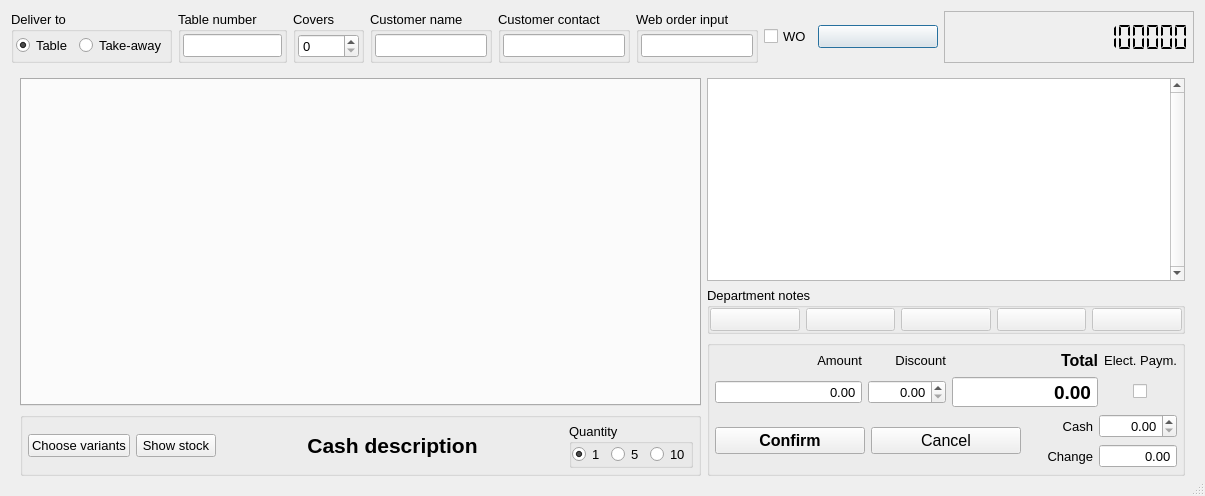
<?xml version="1.0" encoding="UTF-8"?>
<ui version="4.0">
 <author>Paolo De Stefani</author>
 <class>OrderDialog0</class>
 <widget class="QDialog" name="OrderDialog0">
  <property name="windowModality">
   <enum>Qt::WindowModality::NonModal</enum>
  </property>
  <property name="geometry">
   <rect>
    <x>0</x>
    <y>0</y>
    <width>1133</width>
    <height>496</height>
   </rect>
  </property>
  <property name="font">
   <font>
    <pointsize>10</pointsize>
   </font>
  </property>
  <property name="windowTitle">
   <string>Order dialog</string>
  </property>
  <property name="sizeGripEnabled">
   <bool>true</bool>
  </property>
  <layout class="QVBoxLayout" name="verticalLayout_15">
   <item>
    <layout class="QVBoxLayout" name="verticalLayout_14">
     <item>
      <layout class="QHBoxLayout" name="horizontalLayout_4">
       <item>
        <widget class="QGroupBox" name="groupBoxDeliver">
         <property name="title">
          <string>Deliver to</string>
         </property>
         <property name="flat">
          <bool>false</bool>
         </property>
         <layout class="QVBoxLayout" name="verticalLayout_6">
          <property name="leftMargin">
           <number>2</number>
          </property>
          <property name="topMargin">
           <number>2</number>
          </property>
          <property name="rightMargin">
           <number>2</number>
          </property>
          <property name="bottomMargin">
           <number>2</number>
          </property>
          <item>
           <layout class="QHBoxLayout" name="horizontalLayout_2">
            <item>
             <widget class="QRadioButton" name="radioButtonTable">
              <property name="text">
               <string>Table</string>
              </property>
              <property name="checked">
               <bool>true</bool>
              </property>
             </widget>
            </item>
            <item>
             <widget class="QRadioButton" name="radioButtonTakeAway">
              <property name="text">
               <string>Take-away</string>
              </property>
             </widget>
            </item>
           </layout>
          </item>
         </layout>
        </widget>
       </item>
       <item>
        <widget class="QGroupBox" name="groupBoxTableNum">
         <property name="title">
          <string>Table number</string>
         </property>
         <property name="flat">
          <bool>false</bool>
         </property>
         <layout class="QVBoxLayout" name="verticalLayout_8">
          <property name="leftMargin">
           <number>2</number>
          </property>
          <property name="topMargin">
           <number>2</number>
          </property>
          <property name="rightMargin">
           <number>2</number>
          </property>
          <property name="bottomMargin">
           <number>2</number>
          </property>
          <item>
           <widget class="QLineEdit" name="lineEditTable">
            <property name="inputMask">
             <string/>
            </property>
           </widget>
          </item>
         </layout>
        </widget>
       </item>
       <item>
        <widget class="QGroupBox" name="groupBoxCovers">
         <property name="title">
          <string>Covers</string>
         </property>
         <property name="flat">
          <bool>false</bool>
         </property>
         <layout class="QVBoxLayout" name="verticalLayout_9">
          <property name="leftMargin">
           <number>2</number>
          </property>
          <property name="topMargin">
           <number>2</number>
          </property>
          <property name="rightMargin">
           <number>2</number>
          </property>
          <property name="bottomMargin">
           <number>2</number>
          </property>
          <item>
           <widget class="QSpinBox" name="spinBoxCovers">
            <property name="minimum">
             <number>0</number>
            </property>
            <property name="maximum">
             <number>999</number>
            </property>
           </widget>
          </item>
         </layout>
        </widget>
       </item>
       <item>
        <widget class="QGroupBox" name="groupBoxCustomerName">
         <property name="title">
          <string>Customer name</string>
         </property>
         <property name="flat">
          <bool>false</bool>
         </property>
         <layout class="QVBoxLayout" name="verticalLayout_10">
          <property name="leftMargin">
           <number>2</number>
          </property>
          <property name="topMargin">
           <number>2</number>
          </property>
          <property name="rightMargin">
           <number>2</number>
          </property>
          <property name="bottomMargin">
           <number>2</number>
          </property>
          <item>
           <widget class="QLineEdit" name="lineEditCustomerName"/>
          </item>
         </layout>
        </widget>
       </item>
       <item>
        <widget class="QGroupBox" name="groupBoxCustomerContact">
         <property name="title">
          <string>Customer contact</string>
         </property>
         <property name="flat">
          <bool>false</bool>
         </property>
         <layout class="QVBoxLayout" name="verticalLayout_17">
          <property name="leftMargin">
           <number>2</number>
          </property>
          <property name="topMargin">
           <number>2</number>
          </property>
          <property name="rightMargin">
           <number>2</number>
          </property>
          <property name="bottomMargin">
           <number>2</number>
          </property>
          <item>
           <widget class="QLineEdit" name="lineEditCustomerContact"/>
          </item>
         </layout>
        </widget>
       </item>
       <item>
        <widget class="QGroupBox" name="groupBoxWebOrderInput">
         <property name="title">
          <string>Web order input</string>
         </property>
         <property name="flat">
          <bool>false</bool>
         </property>
         <layout class="QVBoxLayout" name="verticalLayout_11">
          <property name="leftMargin">
           <number>2</number>
          </property>
          <property name="topMargin">
           <number>2</number>
          </property>
          <property name="rightMargin">
           <number>2</number>
          </property>
          <property name="bottomMargin">
           <number>2</number>
          </property>
          <item>
           <widget class="QLineEdit" name="lineEditBarCode">
            <property name="toolTip">
             <string>Press Ctrl+F11 to set focus here</string>
            </property>
           </widget>
          </item>
         </layout>
        </widget>
       </item>
       <item>
        <widget class="QCheckBox" name="checkBoxWebOrder">
         <property name="enabled">
          <bool>true</bool>
         </property>
         <property name="focusPolicy">
          <enum>Qt::FocusPolicy::StrongFocus</enum>
         </property>
         <property name="toolTip">
          <string>Checked if this order was imported from an web order QRC or number</string>
         </property>
         <property name="layoutDirection">
          <enum>Qt::LayoutDirection::LeftToRight</enum>
         </property>
         <property name="text">
          <string>WO</string>
         </property>
        </widget>
       </item>
       <item>
        <widget class="QPushButton" name="pushButtonTablesSwitch">
         <property name="sizePolicy">
          <sizepolicy hsizetype="Minimum" vsizetype="Fixed">
           <horstretch>0</horstretch>
           <verstretch>0</verstretch>
          </sizepolicy>
         </property>
         <property name="minimumSize">
          <size>
           <width>120</width>
           <height>0</height>
          </size>
         </property>
         <property name="styleSheet">
          <string notr="true">text-align: left</string>
         </property>
         <property name="iconSize">
          <size>
           <width>48</width>
           <height>48</height>
          </size>
         </property>
         <property name="flat">
          <bool>false</bool>
         </property>
        </widget>
       </item>
       <item>
        <widget class="QLCDNumber" name="lcdNumberTime">
         <property name="sizePolicy">
          <sizepolicy hsizetype="Minimum" vsizetype="Minimum">
           <horstretch>0</horstretch>
           <verstretch>0</verstretch>
          </sizepolicy>
         </property>
         <property name="minimumSize">
          <size>
           <width>250</width>
           <height>0</height>
          </size>
         </property>
         <property name="toolTip">
          <string>Press Ctrl+F12 to change date and time</string>
         </property>
         <property name="frameShape">
          <enum>QFrame::Shape::StyledPanel</enum>
         </property>
         <property name="smallDecimalPoint">
          <bool>false</bool>
         </property>
         <property name="digitCount">
          <number>17</number>
         </property>
         <property name="mode">
          <enum>QLCDNumber::Mode::Dec</enum>
         </property>
         <property name="segmentStyle">
          <enum>QLCDNumber::SegmentStyle::Flat</enum>
         </property>
         <property name="value" stdset="0">
          <double>12345678901234568.000000000000000</double>
         </property>
        </widget>
       </item>
      </layout>
     </item>
     <item>
      <widget class="QStackedWidget" name="stackedWidgetTableOrder">
       <property name="currentIndex">
        <number>0</number>
       </property>
       <widget class="QWidget" name="Order">
        <layout class="QHBoxLayout" name="horizontalLayout_7">
         <item>
          <layout class="QVBoxLayout" name="verticalLayout_12">
           <item>
            <widget class="QTabWidget" name="tabWidgetList">
             <property name="sizePolicy">
              <sizepolicy hsizetype="Expanding" vsizetype="Expanding">
               <horstretch>0</horstretch>
               <verstretch>0</verstretch>
              </sizepolicy>
             </property>
             <property name="minimumSize">
              <size>
               <width>0</width>
               <height>0</height>
              </size>
             </property>
             <property name="font">
              <font>
               <pointsize>14</pointsize>
               <bold>true</bold>
              </font>
             </property>
             <property name="tabPosition">
              <enum>QTabWidget::TabPosition::North</enum>
             </property>
             <property name="currentIndex">
              <number>-1</number>
             </property>
             <property name="elideMode">
              <enum>Qt::TextElideMode::ElideRight</enum>
             </property>
             <property name="tabsClosable">
              <bool>false</bool>
             </property>
            </widget>
           </item>
           <item>
            <widget class="QGroupBox" name="groupBox_10">
             <property name="title">
              <string/>
             </property>
             <property name="flat">
              <bool>false</bool>
             </property>
             <layout class="QVBoxLayout" name="verticalLayout_2">
              <property name="leftMargin">
               <number>5</number>
              </property>
              <property name="topMargin">
               <number>5</number>
              </property>
              <property name="rightMargin">
               <number>5</number>
              </property>
              <property name="bottomMargin">
               <number>5</number>
              </property>
              <item>
               <layout class="QHBoxLayout" name="horizontalLayout_3">
                <item>
                 <widget class="QPushButton" name="pushButtonVariants">
                  <property name="text">
                   <string>Choose variants</string>
                  </property>
                  <property name="iconSize">
                   <size>
                    <width>24</width>
                    <height>24</height>
                   </size>
                  </property>
                  <property name="checkable">
                   <bool>true</bool>
                  </property>
                 </widget>
                </item>
                <item>
                 <widget class="QPushButton" name="pushButtonShowLevel">
                  <property name="text">
                   <string>Show stock</string>
                  </property>
                  <property name="iconSize">
                   <size>
                    <width>24</width>
                    <height>24</height>
                   </size>
                  </property>
                  <property name="checkable">
                   <bool>true</bool>
                  </property>
                 </widget>
                </item>
                <item>
                 <spacer name="horizontalSpacer">
                  <property name="orientation">
                   <enum>Qt::Orientation::Horizontal</enum>
                  </property>
                  <property name="sizeHint" stdset="0">
                   <size>
                    <width>40</width>
                    <height>20</height>
                   </size>
                  </property>
                 </spacer>
                </item>
                <item>
                 <widget class="QLabel" name="labelCashDeskDescription">
                  <property name="font">
                   <font>
                    <pointsize>16</pointsize>
                    <bold>true</bold>
                   </font>
                  </property>
                  <property name="text">
                   <string>Cash description</string>
                  </property>
                  <property name="alignment">
                   <set>Qt::AlignmentFlag::AlignCenter</set>
                  </property>
                 </widget>
                </item>
                <item>
                 <spacer name="horizontalSpacer_2">
                  <property name="orientation">
                   <enum>Qt::Orientation::Horizontal</enum>
                  </property>
                  <property name="sizeHint" stdset="0">
                   <size>
                    <width>40</width>
                    <height>20</height>
                   </size>
                  </property>
                 </spacer>
                </item>
                <item>
                 <widget class="QGroupBox" name="groupBox">
                  <property name="title">
                   <string>Quantity</string>
                  </property>
                  <property name="flat">
                   <bool>false</bool>
                  </property>
                  <layout class="QVBoxLayout" name="verticalLayout">
                   <property name="leftMargin">
                    <number>0</number>
                   </property>
                   <property name="topMargin">
                    <number>0</number>
                   </property>
                   <property name="rightMargin">
                    <number>0</number>
                   </property>
                   <property name="bottomMargin">
                    <number>0</number>
                   </property>
                   <item>
                    <layout class="QHBoxLayout" name="horizontalLayout">
                     <item>
                      <widget class="QRadioButton" name="radioButton1">
                       <property name="text">
                        <string>1</string>
                       </property>
                       <property name="checked">
                        <bool>true</bool>
                       </property>
                      </widget>
                     </item>
                     <item>
                      <widget class="QRadioButton" name="radioButton5">
                       <property name="text">
                        <string>5</string>
                       </property>
                      </widget>
                     </item>
                     <item>
                      <widget class="QRadioButton" name="radioButton10">
                       <property name="text">
                        <string>10</string>
                       </property>
                      </widget>
                     </item>
                    </layout>
                   </item>
                  </layout>
                 </widget>
                </item>
               </layout>
              </item>
             </layout>
            </widget>
           </item>
          </layout>
         </item>
         <item>
          <layout class="QVBoxLayout" name="verticalLayout_5">
           <item>
            <widget class="QTableWidget" name="tabWidgetOrder">
             <property name="sizePolicy">
              <sizepolicy hsizetype="Fixed" vsizetype="Expanding">
               <horstretch>0</horstretch>
               <verstretch>0</verstretch>
              </sizepolicy>
             </property>
             <property name="minimumSize">
              <size>
               <width>478</width>
               <height>0</height>
              </size>
             </property>
             <property name="font">
              <font>
               <pointsize>11</pointsize>
              </font>
             </property>
             <property name="verticalScrollBarPolicy">
              <enum>Qt::ScrollBarPolicy::ScrollBarAlwaysOn</enum>
             </property>
             <property name="horizontalScrollBarPolicy">
              <enum>Qt::ScrollBarPolicy::ScrollBarAlwaysOff</enum>
             </property>
             <property name="autoScroll">
              <bool>false</bool>
             </property>
             <property name="autoScrollMargin">
              <number>16</number>
             </property>
             <property name="editTriggers">
              <set>QAbstractItemView::EditTrigger::NoEditTriggers</set>
             </property>
             <property name="alternatingRowColors">
              <bool>true</bool>
             </property>
             <property name="selectionMode">
              <enum>QAbstractItemView::SelectionMode::SingleSelection</enum>
             </property>
             <property name="selectionBehavior">
              <enum>QAbstractItemView::SelectionBehavior::SelectRows</enum>
             </property>
             <property name="textElideMode">
              <enum>Qt::TextElideMode::ElideRight</enum>
             </property>
             <property name="verticalScrollMode">
              <enum>QAbstractItemView::ScrollMode::ScrollPerItem</enum>
             </property>
             <property name="rowCount">
              <number>0</number>
             </property>
             <property name="columnCount">
              <number>0</number>
             </property>
             <attribute name="horizontalHeaderDefaultSectionSize">
              <number>150</number>
             </attribute>
             <attribute name="verticalHeaderVisible">
              <bool>false</bool>
             </attribute>
            </widget>
           </item>
           <item>
            <widget class="QGroupBox" name="groupBox_2">
             <property name="sizePolicy">
              <sizepolicy hsizetype="Fixed" vsizetype="Preferred">
               <horstretch>0</horstretch>
               <verstretch>0</verstretch>
              </sizepolicy>
             </property>
             <property name="minimumSize">
              <size>
               <width>478</width>
               <height>0</height>
              </size>
             </property>
             <property name="title">
              <string>Department notes</string>
             </property>
             <property name="flat">
              <bool>false</bool>
             </property>
             <layout class="QVBoxLayout" name="verticalLayout_3">
              <property name="leftMargin">
               <number>0</number>
              </property>
              <property name="topMargin">
               <number>0</number>
              </property>
              <property name="rightMargin">
               <number>0</number>
              </property>
              <property name="bottomMargin">
               <number>0</number>
              </property>
              <item>
               <layout class="QHBoxLayout" name="horizontalLayout_5">
                <item>
                 <widget class="QPushButton" name="pushButtonDepartmentNote1">
                  <property name="enabled">
                   <bool>false</bool>
                  </property>
                  <property name="sizePolicy">
                   <sizepolicy hsizetype="Preferred" vsizetype="Fixed">
                    <horstretch>0</horstretch>
                    <verstretch>0</verstretch>
                   </sizepolicy>
                  </property>
                  <property name="minimumSize">
                   <size>
                    <width>80</width>
                    <height>0</height>
                   </size>
                  </property>
                  <property name="text">
                   <string/>
                  </property>
                  <property name="flat">
                   <bool>false</bool>
                  </property>
                 </widget>
                </item>
                <item>
                 <widget class="QPushButton" name="pushButtonDepartmentNote2">
                  <property name="enabled">
                   <bool>false</bool>
                  </property>
                  <property name="sizePolicy">
                   <sizepolicy hsizetype="Preferred" vsizetype="Fixed">
                    <horstretch>0</horstretch>
                    <verstretch>0</verstretch>
                   </sizepolicy>
                  </property>
                  <property name="minimumSize">
                   <size>
                    <width>80</width>
                    <height>0</height>
                   </size>
                  </property>
                  <property name="text">
                   <string/>
                  </property>
                  <property name="flat">
                   <bool>false</bool>
                  </property>
                 </widget>
                </item>
                <item>
                 <widget class="QPushButton" name="pushButtonDepartmentNote3">
                  <property name="enabled">
                   <bool>false</bool>
                  </property>
                  <property name="sizePolicy">
                   <sizepolicy hsizetype="Preferred" vsizetype="Fixed">
                    <horstretch>0</horstretch>
                    <verstretch>0</verstretch>
                   </sizepolicy>
                  </property>
                  <property name="minimumSize">
                   <size>
                    <width>80</width>
                    <height>0</height>
                   </size>
                  </property>
                  <property name="text">
                   <string/>
                  </property>
                  <property name="flat">
                   <bool>false</bool>
                  </property>
                 </widget>
                </item>
                <item>
                 <widget class="QPushButton" name="pushButtonDepartmentNote4">
                  <property name="enabled">
                   <bool>false</bool>
                  </property>
                  <property name="sizePolicy">
                   <sizepolicy hsizetype="Preferred" vsizetype="Fixed">
                    <horstretch>0</horstretch>
                    <verstretch>0</verstretch>
                   </sizepolicy>
                  </property>
                  <property name="minimumSize">
                   <size>
                    <width>80</width>
                    <height>0</height>
                   </size>
                  </property>
                  <property name="text">
                   <string/>
                  </property>
                  <property name="flat">
                   <bool>false</bool>
                  </property>
                 </widget>
                </item>
                <item>
                 <widget class="QPushButton" name="pushButtonDepartmentNote5">
                  <property name="enabled">
                   <bool>false</bool>
                  </property>
                  <property name="sizePolicy">
                   <sizepolicy hsizetype="Preferred" vsizetype="Fixed">
                    <horstretch>0</horstretch>
                    <verstretch>0</verstretch>
                   </sizepolicy>
                  </property>
                  <property name="minimumSize">
                   <size>
                    <width>80</width>
                    <height>0</height>
                   </size>
                  </property>
                  <property name="text">
                   <string/>
                  </property>
                  <property name="flat">
                   <bool>false</bool>
                  </property>
                 </widget>
                </item>
               </layout>
              </item>
             </layout>
            </widget>
           </item>
           <item>
            <widget class="QGroupBox" name="groupBox_3">
             <property name="sizePolicy">
              <sizepolicy hsizetype="Fixed" vsizetype="Preferred">
               <horstretch>0</horstretch>
               <verstretch>0</verstretch>
              </sizepolicy>
             </property>
             <property name="minimumSize">
              <size>
               <width>478</width>
               <height>0</height>
              </size>
             </property>
             <property name="maximumSize">
              <size>
               <width>478</width>
               <height>16777215</height>
              </size>
             </property>
             <property name="title">
              <string/>
             </property>
             <property name="flat">
              <bool>false</bool>
             </property>
             <layout class="QVBoxLayout" name="verticalLayout_4">
              <property name="leftMargin">
               <number>5</number>
              </property>
              <property name="topMargin">
               <number>5</number>
              </property>
              <property name="rightMargin">
               <number>5</number>
              </property>
              <property name="bottomMargin">
               <number>5</number>
              </property>
              <item>
               <layout class="QGridLayout" name="gridLayout" columnstretch="1,0,1,0">
                <item row="0" column="0">
                 <widget class="QLabel" name="label_4">
                  <property name="sizePolicy">
                   <sizepolicy hsizetype="Preferred" vsizetype="Preferred">
                    <horstretch>0</horstretch>
                    <verstretch>0</verstretch>
                   </sizepolicy>
                  </property>
                  <property name="font">
                   <font>
                    <pointsize>10</pointsize>
                    <bold>false</bold>
                   </font>
                  </property>
                  <property name="text">
                   <string>Amount</string>
                  </property>
                  <property name="alignment">
                   <set>Qt::AlignmentFlag::AlignRight|Qt::AlignmentFlag::AlignTrailing|Qt::AlignmentFlag::AlignVCenter</set>
                  </property>
                 </widget>
                </item>
                <item row="0" column="1">
                 <widget class="QLabel" name="label">
                  <property name="text">
                   <string>Discount</string>
                  </property>
                  <property name="alignment">
                   <set>Qt::AlignmentFlag::AlignRight|Qt::AlignmentFlag::AlignTrailing|Qt::AlignmentFlag::AlignVCenter</set>
                  </property>
                 </widget>
                </item>
                <item row="0" column="2">
                 <widget class="QLabel" name="label_7">
                  <property name="font">
                   <font>
                    <pointsize>12</pointsize>
                    <bold>true</bold>
                   </font>
                  </property>
                  <property name="text">
                   <string>Total</string>
                  </property>
                  <property name="alignment">
                   <set>Qt::AlignmentFlag::AlignRight|Qt::AlignmentFlag::AlignTrailing|Qt::AlignmentFlag::AlignVCenter</set>
                  </property>
                 </widget>
                </item>
                <item row="0" column="3" alignment="Qt::AlignmentFlag::AlignHCenter">
                 <widget class="QLabel" name="label_5">
                  <property name="font">
                   <font>
                    <pointsize>10</pointsize>
                    <bold>false</bold>
                   </font>
                  </property>
                  <property name="text">
                   <string>Elect. Paym.</string>
                  </property>
                  <property name="alignment">
                   <set>Qt::AlignmentFlag::AlignRight|Qt::AlignmentFlag::AlignTrailing|Qt::AlignmentFlag::AlignVCenter</set>
                  </property>
                 </widget>
                </item>
                <item row="1" column="0">
                 <widget class="QDoubleSpinBox" name="doubleSpinBoxSubTotal">
                  <property name="cursor">
                   <cursorShape>ForbiddenCursor</cursorShape>
                  </property>
                  <property name="frame">
                   <bool>true</bool>
                  </property>
                  <property name="alignment">
                   <set>Qt::AlignmentFlag::AlignRight|Qt::AlignmentFlag::AlignTrailing|Qt::AlignmentFlag::AlignVCenter</set>
                  </property>
                  <property name="readOnly">
                   <bool>true</bool>
                  </property>
                  <property name="buttonSymbols">
                   <enum>QAbstractSpinBox::ButtonSymbols::NoButtons</enum>
                  </property>
                  <property name="showGroupSeparator" stdset="0">
                   <bool>true</bool>
                  </property>
                  <property name="maximum">
                   <double>9999.989999999999782</double>
                  </property>
                 </widget>
                </item>
                <item row="1" column="1">
                 <widget class="QDoubleSpinBox" name="doubleSpinBoxDiscount">
                  <property name="alignment">
                   <set>Qt::AlignmentFlag::AlignRight|Qt::AlignmentFlag::AlignTrailing|Qt::AlignmentFlag::AlignVCenter</set>
                  </property>
                  <property name="showGroupSeparator" stdset="0">
                   <bool>true</bool>
                  </property>
                  <property name="maximum">
                   <double>9999.989999999999782</double>
                  </property>
                 </widget>
                </item>
                <item row="1" column="2">
                 <widget class="QDoubleSpinBox" name="doubleSpinBoxTotal">
                  <property name="font">
                   <font>
                    <pointsize>14</pointsize>
                    <bold>true</bold>
                   </font>
                  </property>
                  <property name="cursor">
                   <cursorShape>ForbiddenCursor</cursorShape>
                  </property>
                  <property name="frame">
                   <bool>true</bool>
                  </property>
                  <property name="alignment">
                   <set>Qt::AlignmentFlag::AlignRight|Qt::AlignmentFlag::AlignTrailing|Qt::AlignmentFlag::AlignVCenter</set>
                  </property>
                  <property name="readOnly">
                   <bool>true</bool>
                  </property>
                  <property name="buttonSymbols">
                   <enum>QAbstractSpinBox::ButtonSymbols::NoButtons</enum>
                  </property>
                  <property name="showGroupSeparator" stdset="0">
                   <bool>true</bool>
                  </property>
                  <property name="maximum">
                   <double>9999.989999999999782</double>
                  </property>
                 </widget>
                </item>
                <item row="1" column="3" alignment="Qt::AlignmentFlag::AlignHCenter">
                 <widget class="QCheckBox" name="checkBoxElectronicPayment">
                  <property name="focusPolicy">
                   <enum>Qt::FocusPolicy::StrongFocus</enum>
                  </property>
                  <property name="text">
                   <string/>
                  </property>
                 </widget>
                </item>
               </layout>
              </item>
              <item>
               <layout class="QHBoxLayout" name="horizontalLayout_6">
                <item>
                 <widget class="QPushButton" name="pushButtonConfirm">
                  <property name="font">
                   <font>
                    <pointsize>12</pointsize>
                    <bold>true</bold>
                   </font>
                  </property>
                  <property name="text">
                   <string>Confirm</string>
                  </property>
                  <property name="iconSize">
                   <size>
                    <width>32</width>
                    <height>32</height>
                   </size>
                  </property>
                  <property name="flat">
                   <bool>false</bool>
                  </property>
                 </widget>
                </item>
                <item>
                 <widget class="QPushButton" name="pushButtonCancel">
                  <property name="font">
                   <font>
                    <pointsize>12</pointsize>
                   </font>
                  </property>
                  <property name="text">
                   <string>Cancel</string>
                  </property>
                  <property name="iconSize">
                   <size>
                    <width>32</width>
                    <height>32</height>
                   </size>
                  </property>
                  <property name="flat">
                   <bool>false</bool>
                  </property>
                 </widget>
                </item>
                <item>
                 <layout class="QGridLayout" name="gridLayout_2">
                  <item row="0" column="0">
                   <widget class="QLabel" name="label_9">
                    <property name="font">
                     <font>
                      <pointsize>10</pointsize>
                      <bold>false</bold>
                     </font>
                    </property>
                    <property name="text">
                     <string>Cash</string>
                    </property>
                    <property name="alignment">
                     <set>Qt::AlignmentFlag::AlignRight|Qt::AlignmentFlag::AlignTrailing|Qt::AlignmentFlag::AlignVCenter</set>
                    </property>
                   </widget>
                  </item>
                  <item row="0" column="1">
                   <widget class="QDoubleSpinBox" name="doubleSpinBoxCash">
                    <property name="alignment">
                     <set>Qt::AlignmentFlag::AlignRight|Qt::AlignmentFlag::AlignTrailing|Qt::AlignmentFlag::AlignVCenter</set>
                    </property>
                    <property name="showGroupSeparator" stdset="0">
                     <bool>true</bool>
                    </property>
                    <property name="maximum">
                     <double>9999.989999999999782</double>
                    </property>
                   </widget>
                  </item>
                  <item row="1" column="0">
                   <widget class="QLabel" name="label_10">
                    <property name="font">
                     <font>
                      <pointsize>10</pointsize>
                      <bold>false</bold>
                     </font>
                    </property>
                    <property name="text">
                     <string>Change</string>
                    </property>
                    <property name="alignment">
                     <set>Qt::AlignmentFlag::AlignRight|Qt::AlignmentFlag::AlignTrailing|Qt::AlignmentFlag::AlignVCenter</set>
                    </property>
                   </widget>
                  </item>
                  <item row="1" column="1">
                   <widget class="QDoubleSpinBox" name="doubleSpinBoxChange">
                    <property name="alignment">
                     <set>Qt::AlignmentFlag::AlignRight|Qt::AlignmentFlag::AlignTrailing|Qt::AlignmentFlag::AlignVCenter</set>
                    </property>
                    <property name="buttonSymbols">
                     <enum>QAbstractSpinBox::ButtonSymbols::NoButtons</enum>
                    </property>
                    <property name="showGroupSeparator" stdset="0">
                     <bool>true</bool>
                    </property>
                    <property name="maximum">
                     <double>9999.989999999999782</double>
                    </property>
                   </widget>
                  </item>
                 </layout>
                </item>
               </layout>
              </item>
             </layout>
            </widget>
           </item>
          </layout>
         </item>
        </layout>
       </widget>
       <widget class="QWidget" name="Tables">
        <layout class="QVBoxLayout" name="verticalLayout_7">
         <item>
          <widget class="QScrollArea" name="scrollArea">
           <property name="widgetResizable">
            <bool>true</bool>
           </property>
           <widget class="QWidget" name="scrollAreaWidgetContents">
            <property name="geometry">
             <rect>
              <x>0</x>
              <y>0</y>
              <width>98</width>
              <height>28</height>
             </rect>
            </property>
            <layout class="QVBoxLayout" name="verticalLayout_13">
             <property name="leftMargin">
              <number>0</number>
             </property>
             <property name="topMargin">
              <number>0</number>
             </property>
             <property name="rightMargin">
              <number>0</number>
             </property>
             <property name="bottomMargin">
              <number>0</number>
             </property>
             <item>
              <widget class="QFrame" name="frameTables">
               <property name="frameShape">
                <enum>QFrame::Shape::StyledPanel</enum>
               </property>
               <property name="frameShadow">
                <enum>QFrame::Shadow::Raised</enum>
               </property>
               <layout class="QVBoxLayout" name="verticalLayout_16">
                <property name="leftMargin">
                 <number>5</number>
                </property>
                <property name="topMargin">
                 <number>5</number>
                </property>
                <property name="rightMargin">
                 <number>5</number>
                </property>
                <property name="bottomMargin">
                 <number>5</number>
                </property>
                <item>
                 <layout class="QGridLayout" name="gridLayoutTables">
                  <property name="sizeConstraint">
                   <enum>QLayout::SizeConstraint::SetMinimumSize</enum>
                  </property>
                 </layout>
                </item>
               </layout>
              </widget>
             </item>
            </layout>
           </widget>
          </widget>
         </item>
        </layout>
       </widget>
      </widget>
     </item>
    </layout>
   </item>
  </layout>
 </widget>
 <tabstops>
  <tabstop>lineEditTable</tabstop>
  <tabstop>spinBoxCovers</tabstop>
  <tabstop>lineEditCustomerName</tabstop>
  <tabstop>tabWidgetList</tabstop>
  <tabstop>tabWidgetOrder</tabstop>
  <tabstop>pushButtonVariants</tabstop>
  <tabstop>pushButtonShowLevel</tabstop>
  <tabstop>radioButton1</tabstop>
  <tabstop>radioButton5</tabstop>
  <tabstop>radioButton10</tabstop>
  <tabstop>pushButtonDepartmentNote1</tabstop>
  <tabstop>pushButtonDepartmentNote2</tabstop>
  <tabstop>pushButtonDepartmentNote3</tabstop>
  <tabstop>pushButtonDepartmentNote4</tabstop>
  <tabstop>pushButtonDepartmentNote5</tabstop>
  <tabstop>pushButtonConfirm</tabstop>
  <tabstop>pushButtonCancel</tabstop>
  <tabstop>radioButtonTable</tabstop>
  <tabstop>radioButtonTakeAway</tabstop>
 </tabstops>
 <resources/>
 <connections/>
</ui>
